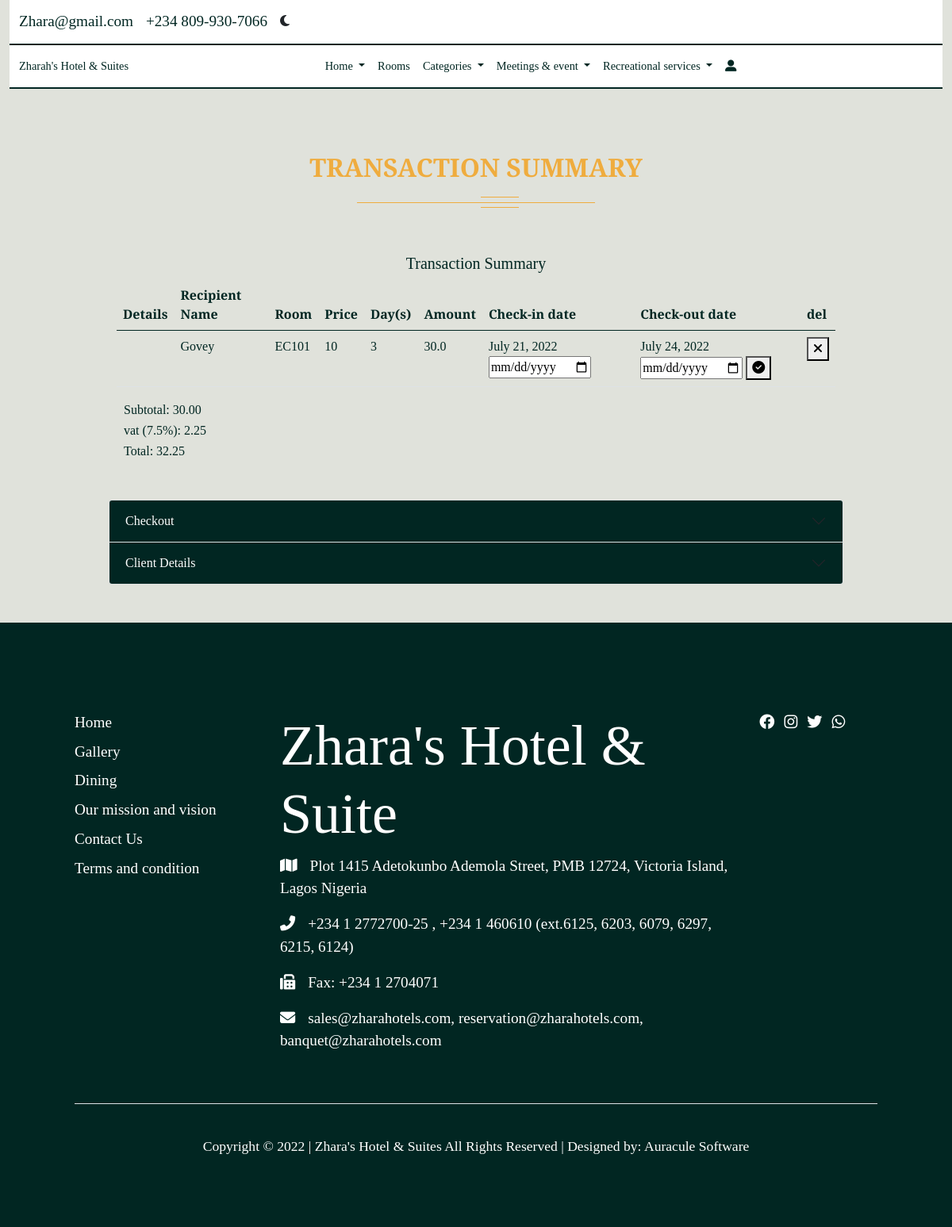
Screenshot of /booked (signed in) with the database file from the repository.
### home/models.py (models this page shows, shortened)
class Booking(models.Model):
    user = models.ForeignKey(User, on_delete=models.SET_NULL, null=True)
    room = models.ForeignKey(Room, on_delete=models.CASCADE,null=True, blank=True)
    room_num = models.CharField(max_length=5, null=True, blank=True)
    price_b = models.FloatField(null=True, blank=True)
    check_in = models.DateField()
    check_out = models.DateField()
    no_days = models.IntegerField(null=True, blank=True)
    amount = models.IntegerField(null=True, blank=True)
    paid = models.BooleanField(default=False)

class Profile(models.Model):
    user = models.OneToOneField(User, on_delete=models.CASCADE)
    first_name = models.CharField(max_length=50)
    last_name = models.CharField(max_length=50)
    email = models.EmailField()
    state = models.TextField()
    address = models.CharField(max_length=255)
    phone = models.CharField(max_length=50)
    pix = models.ImageField(upload_to='profile', default='avatar.png')
    class Meta:
        db_table = 'profile'
        managed = True
        verbose_name = 'Profile'
        verbose_name_plural = 'Profile'

class Room(models.Model):
    category = models.ForeignKey(Category, on_delete=models.CASCADE)
    name_r = models.CharField(max_length=50)
    img_r = models.ImageField(upload_to='room', default='room.jpg')
    room_no =models.CharField(max_length=5, default='a')
    price_r = models.IntegerField()
    adult_no = models.CharField(max_length=10)
    kids_no = models.CharField(max_length=10)
    description = models.TextField()
    economy = models.BooleanField()
    business = models.BooleanField()
    family = models.BooleanField()
    royals = models.BooleanField()
    available = models.BooleanField(default=True)

### home/views.py (the view)
# urls.py: path('booked', views.booked, name='booked'),
def booked(request):
    booked= Booking.objects.filter(user__username= request.user.username, paid=False)
    profile = Profile.objects.get(user__username= request.user.username)
    for item in booked:
        item.no_days = (item.check_out - item.check_in).days
        item.amount = item.price_b * item.no_days
        item.save()
    subtotal = 0
    vat = 0
    total = 0
    for item in booked:
        subtotal = item.price_b * item.no_days
    vat =  0.075 * subtotal
    total = subtotal + vat
    context = {
        'booked':booked,
        'profile':profile,
        'subtotal':subtotal,
        'total':total,
        'vat':vat,
    }
    return render(request, 'booked.html', context)

### home/context_processor.py (called while the page is built)
def category(request):
    categories = Category.objects.all()
    context = {
        'categories':categories,
    }
    return context

### home/templates/booked.html (shortened to what this page needs)
{% extends 'base.html' %}
{% load humanize %}
{% block nav2 %}    {% include 'nav2.html' %}    {% endblock nav2 %}
{% block nav1 %}    {% include 'nav1.html' %}    {% endblock nav1 %}
{% block content %}
  <div class="container mb-5 mt-5">
    <div class="both">
      <h2 class="wel" data-aos="fade-up" data-aos-duration="3000"><span class="jem">Transaction Summary</span></h2>
      <h6 class="horizon"></h6>
    </div>
    <div class="fantasia mb-5" data-aos="fade-up" data-aos-duration="3000">
      <div class="container">
        <div class="row justify-content-center">
          <div class="col-10">
              <div class="table-responsive blame">
                  <h5 class="text-center hed">Transaction Summary</h5>
                  <table class="table blame">
                      <thead>
                        <tr>
                          <th scope="col">Details</th>
                          <th scope="col">Recipient Name</th>
                          <th scope="row">Room</th>
                          <th scope="row">Price</th>
                          <th scope="row">Day(s)</th>
                          <th scope="row">Amount</th>
                          <th scope="row">Check-in date</th>
                          <th scope="row">Check-out date</th>
                          <th scope="row">del</th>
                        </tr>
                      </thead>
                      <tbody>
                        {% if booked %}
                          {% for item in booked %}
                            <tr>
                              <td></td>
                              <td>{{profile.first_name}}</td>
                              <td>{{item.room.name_r}}</td>
                              <td>{{item.room.price_r}}</td>
                              <td>{{item.no_days}}</td>
                              <td>{{item.amount}}</td>
                              <form action="{% url 'change' %}" method="POST">
                                <td>{{item.check_in}}
                                    <input type="date" name="chckin" id="">
                                </td>
                                <td>{{item.check_out}}
                                    <input type="date" name="chckout">
                                    <button type="submit" onclick="return confirm('Press enter in you want to change check out date. Else Cancel')"><i class="fas fa-check-circle"></i></button>
                                </td>
                              </form>
                              <td>
                                <form action="{% url 'cancel' %}" method="POST">
                                  <button type="submit" onclick= "return confirm('Are you sure you want to cancel reservation?')"><i class="fas fa-times"></i></button>
                                </form>
                              </td>
                            </tr>
                          {% endfor %}
                        {% endif %}
                      </tbody>
                    </table>
                    <table class="blame">
                      <tbody>
                        <tr>
                          <td></td>
                          <td></td>
                          <td></td>
                          <td></td>
                          <td>Subtotal:  {{subtotal|floatformat:2|intcomma}}</td>
                        </tr>
                        <tr>
                          <td></td>
                          <td></td>
                          <td></td>
                          <td></td>
                          <td>vat (7.5%):  {{vat|floatformat:2}}</td>
                        </tr>
                        <tr>
                          <td></td>
                          <td></td>
                          <td></td>
                          <td></td>
                          <td>Total:  {{total|floatformat:2|intcomma}}</td>
                        </tr>
                      </tbody>
                  </table>
               </div>
            </div>
          </div>
        </div>
      </div>
    </div>
    <div class="container mt-5 mb-5">
      <div class="row justify-content-center">
        <div class="col-10">
      <div class="bag">
        <div class="accordion" id="accordionExample">
          <div class="accordion-item">
            <h2 class="accordion-header" id="headingTwo">
              <button class="accordion-button collapsed shadow-none bloom checkbtn" type="button" data-bs-toggle="collapse" data-bs-target="#collapseTwo" aria-expanded="false" aria-controls="collapseTwo">
                Checkout
              </button>
            </h2>
            </div>
          <div class="accordion-item">
            <h2 class="accordion-header" id="headingThree">
              <button class="accordion-button collapsed shadow-none bloom" type="button" data-bs-toggle="collapse" data-bs-target="#collapseThree" aria-expanded="false" aria-controls="collapseThree">
                Client Details
              </button>
            </h2>
             </div>
            </div>
          </div>
        </div>
      </div>
    </div>
{% endblock content %}
{% block footer %}    {% include 'footer.html' %}    {% endblock footer %}

### home/static/css/style.css (style rules this page uses)
:root { --body: #E0E2DB; --shaddy: 10px 2px 10px #012622; --nav-brand:#012622; --bg-color: #efac3e; --bg-coolor:#012622; --txt-coolor:#012622; --txt-color: #efac3e; --white-color: white; --jump: rgb(209, 190, 84); --anoda-white: #f2f2f2; --blue: rgb(246, 246, 247); --green-border: #012622; --gold-border: #efac3e; --grey-color: grey; --wish-white: #fff; --label-: #012622; --anth-btn: #012622; --table: #012622; }
body { font-family: 'Playfair Display', serif; background: var(--body); }
.bloom { background: var(--anth-btn); color: var(--wish-white); }
.blame { color: var(--table); }
.jem { color: var(--txt-color); }
.wel { font-weight: 700; padding: 2rem 2rem 1rem; font-size: 3rem; text-transform: uppercase; text-align: center; }
.both { position: relative; }
.horizon { content: ''; background: var(--bg-color); height: 1px; width: 300px; margin-left: auto; margin-right: auto; margin-bottom: 4rem; }
.horizon::after { position: absolute; content: ''; top: 7.5rem; width: 3rem; height: 1px; margin-left: 10%; background: var(--bg-color); }
.horizon::before { position: absolute; content: ''; top: 6.7rem; width: 3rem; height: 1px; margin-left: 10%; background: var(--bg-color); }
@media (max-width: 1200px) { .wel { font-size: 2rem; } }
@media (max-width: 1200px) { .horizon::after { top: 5.5rem; margin-left: 14%; } }
@media (max-width: 1200px) { .horizon::before { top: 6.3rem; margin-left: 14%; } }

### rows the page displays
Booking: room.name_r "EC101", room.price_r "10", no_days "3", amount "30.0", check_in "July 21, 2022", check_out "July 24, 2022"
Profile: first_name "Govey"

### other values shown
{{ subtotal|floatformat:2|intcomma }} "30.00"
{{ vat|floatformat:2 }} "2.25"
{{ total|floatformat:2|intcomma }} "32.25"
